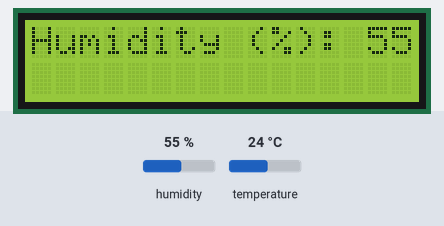
Bench run of a sketch on a simulated Arduino Uno, built with avr-gcc and run on an emulated ATmega328P. On the bench: 16×2 character LCD. The inputs (shaded band) are chosen by the test bench; at power-on: humidity 55 %, temperature 24 °C.

Above: at 1.2 s.
1.3 s: humidity set to 22 %
At 5.4 s:
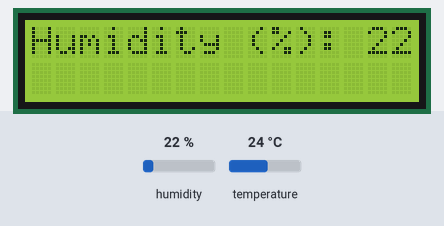
9.6 s: temperature set to 12 °C
At 14.5 s:
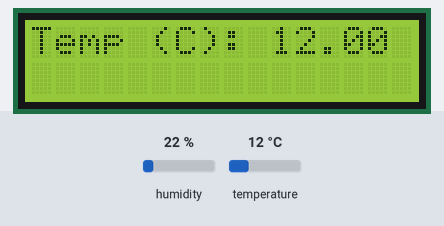
17.6 s: humidity set to 40 %
At 21.4 s:
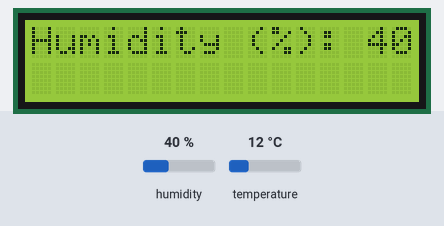
23.7 s: temperature set to 19 °C
At 27.3 s:
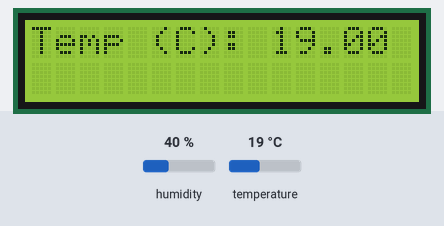
Timing chart, 0 to 28.8 s (numbered marks = the images above; inputs shaded):
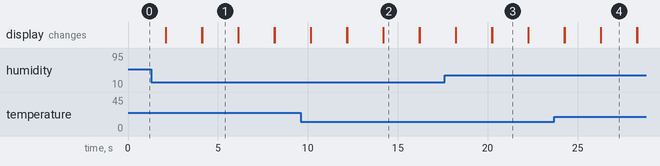

Measured:
- what the display in image 1 shows lasts 2.0 s, from 4.1 s to 6.1 s

The sketch:

LCD_Temp.ino
```cpp
#include <dht11.h>
#include <LiquidCrystal.h>
#define DHT11PIN 4

dht11 DHT11;
const int rs = 2,
          en = 3,
          d4 = 6,
          d5 = 7,
          d6 = 8,
          d7 = 9;

LiquidCrystal lcd(rs, en, d4, d5, d6, d7);

void  setup()
{
  Serial.begin(9600);
  lcd.begin(16,2);
}

void loop()
{
  int chk = DHT11.read(DHT11PIN);

  lcd.setCursor(0, 0);
  lcd.print("Humidity (%): ");
  lcd.println((float)DHT11.humidity, 2);
  delay(2000);
  lcd.clear();

  lcd.setCursor(0, 0);
  lcd.print("Temp (C): ");
  lcd.println((float)DHT11.temperature, 2);
  delay(2000);
  lcd.clear();
}
```
